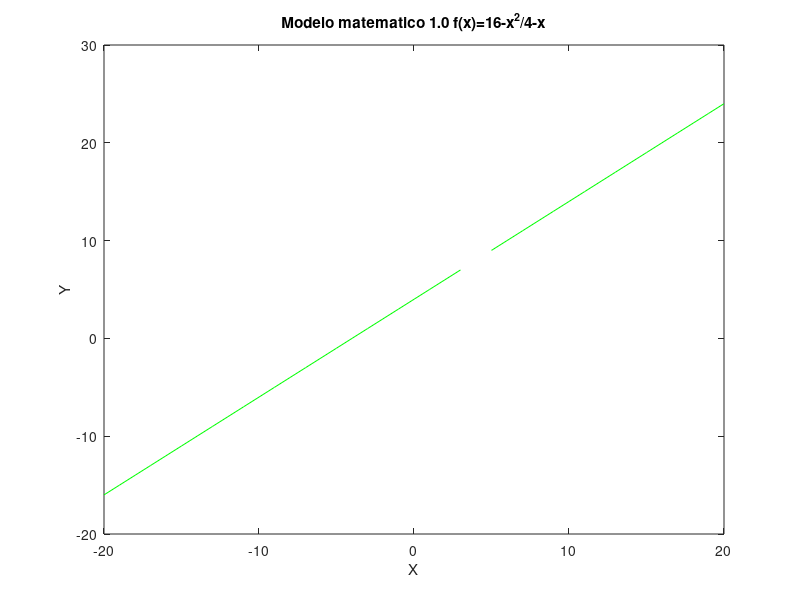

Reproduce this figure in MATLAB.
% Titulo: Funcion racional 
% Descripcion: Scrip para graficar  f(x)=16-x^2/4-x
% Autor: Raul Hernandez Lopez @Neo
% Fecha: viernes 16 de abril del 2021

%Limpiar variables.
clear

%Establecemos el dominio de la funcion.
x=-20:1:20;

%Asigna el valor de la funcion.
y=(16-(x.^2))./(4-(x));

%Genera la grafica 
plot(x,y, 'g');

%Asigna un nombre a la grafica 
title("Modelo matematico 1.0 f(x)=16-x^2/4-x");

%Nombra la recta x
xlabel("X");

%Nombra la recta y
ylabel("Y");

